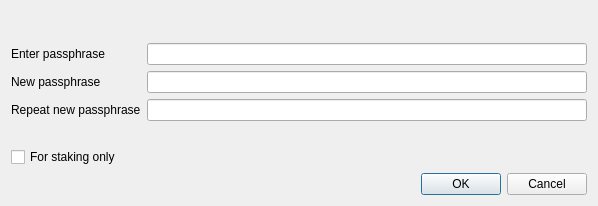
<?xml version="1.0" encoding="UTF-8"?>
<ui version="4.0">
 <class>AskPassphraseDialog</class>
 <widget class="QDialog" name="AskPassphraseDialog">
  <property name="geometry">
   <rect>
    <x>0</x>
    <y>0</y>
    <width>598</width>
    <height>206</height>
   </rect>
  </property>
  <property name="sizePolicy">
   <sizepolicy hsizetype="Preferred" vsizetype="Minimum">
    <horstretch>0</horstretch>
    <verstretch>0</verstretch>
   </sizepolicy>
  </property>
  <property name="minimumSize">
   <size>
    <width>550</width>
    <height>0</height>
   </size>
  </property>
  <property name="windowTitle">
   <string>Passphrase Dialog</string>
  </property>
  <layout class="QVBoxLayout" name="verticalLayout">
   <item>
    <widget class="QLabel" name="warningLabel">
     <property name="textFormat">
      <enum>Qt::RichText</enum>
     </property>
     <property name="wordWrap">
      <bool>true</bool>
     </property>
    </widget>
   </item>
   <item>
    <layout class="QFormLayout" name="formLayout">
     <property name="fieldGrowthPolicy">
      <enum>QFormLayout::AllNonFixedFieldsGrow</enum>
     </property>
     <item row="0" column="0">
      <widget class="QLabel" name="passLabel1">
       <property name="text">
        <string>Enter passphrase</string>
       </property>
      </widget>
     </item>
     <item row="0" column="1">
      <widget class="QLineEdit" name="passEdit1">
       <property name="echoMode">
        <enum>QLineEdit::Password</enum>
       </property>
      </widget>
     </item>
     <item row="1" column="0">
      <widget class="QLabel" name="passLabel2">
       <property name="text">
        <string>New passphrase</string>
       </property>
      </widget>
     </item>
     <item row="1" column="1">
      <widget class="QLineEdit" name="passEdit2">
       <property name="echoMode">
        <enum>QLineEdit::Password</enum>
       </property>
      </widget>
     </item>
     <item row="2" column="0">
      <widget class="QLabel" name="passLabel3">
       <property name="text">
        <string>Repeat new passphrase</string>
       </property>
      </widget>
     </item>
     <item row="2" column="1">
      <widget class="QLineEdit" name="passEdit3">
       <property name="echoMode">
        <enum>QLineEdit::Password</enum>
       </property>
      </widget>
     </item>
     <item row="3" column="1">
      <widget class="QLabel" name="capsLabel">
       <property name="font">
        <font>
         <weight>75</weight>
         <bold>true</bold>
        </font>
       </property>
       <property name="text">
        <string/>
       </property>
       <property name="alignment">
        <set>Qt::AlignCenter</set>
       </property>
      </widget>
     </item>
     <item row="4" column="0">
      <widget class="QCheckBox" name="stakingCheckBox">
       <property name="enabled">
        <bool>true</bool>
       </property>
       <property name="visible">
        <bool>false</bool>
       </property>
       <property name="toolTip">
        <string>Serves to disable the trivial sendmoney when OS account compromised. Provides no real security.</string>
       </property>
       <property name="text">
        <string>For staking only</string>
       </property>
      </widget>
     </item>
    </layout>
   </item>
   <item>
    <widget class="QDialogButtonBox" name="buttonBox">
     <property name="styleSheet">
      <string notr="true"/>
     </property>
     <property name="orientation">
      <enum>Qt::Horizontal</enum>
     </property>
     <property name="standardButtons">
      <set>QDialogButtonBox::Cancel|QDialogButtonBox::Ok</set>
     </property>
    </widget>
   </item>
  </layout>
 </widget>
 <resources/>
 <connections>
  <connection>
   <sender>buttonBox</sender>
   <signal>accepted()</signal>
   <receiver>AskPassphraseDialog</receiver>
   <slot>accept()</slot>
   <hints>
    <hint type="sourcelabel">
     <x>248</x>
     <y>254</y>
    </hint>
    <hint type="destinationlabel">
     <x>157</x>
     <y>274</y>
    </hint>
   </hints>
  </connection>
  <connection>
   <sender>buttonBox</sender>
   <signal>rejected()</signal>
   <receiver>AskPassphraseDialog</receiver>
   <slot>reject()</slot>
   <hints>
    <hint type="sourcelabel">
     <x>316</x>
     <y>260</y>
    </hint>
    <hint type="destinationlabel">
     <x>286</x>
     <y>274</y>
    </hint>
   </hints>
  </connection>
 </connections>
</ui>
